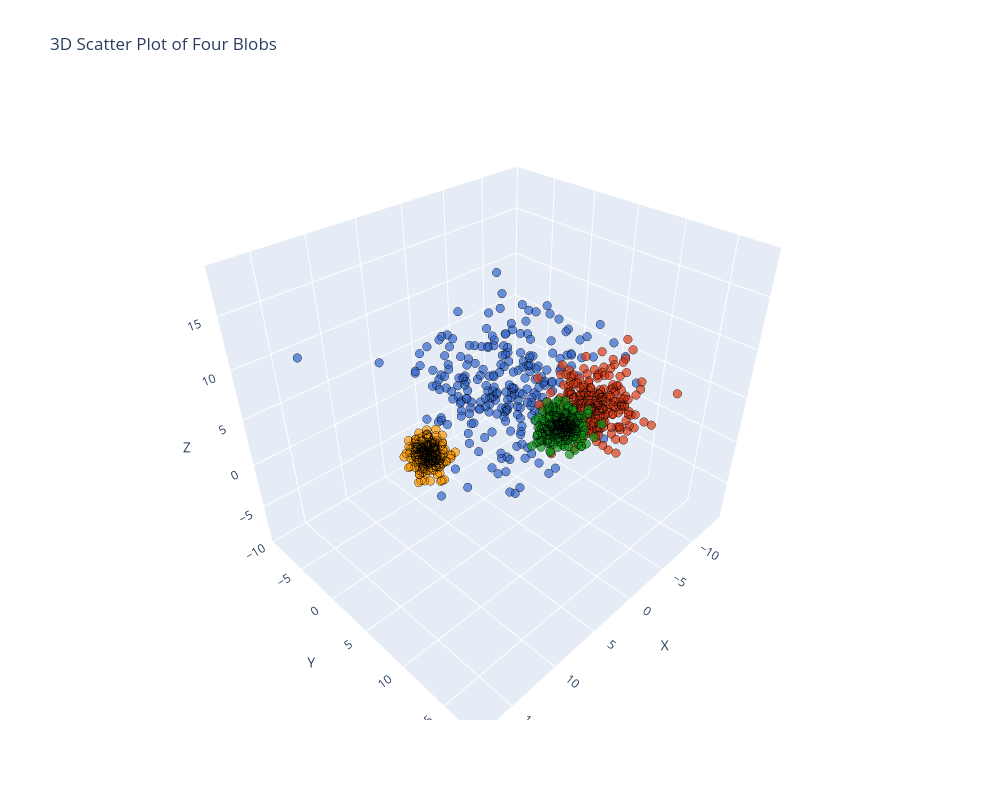

The cell this chart's notebook holds for it:
### Markdown cell above
# 🌐 Interactive 3D Data Visualization

### Code cell
# Create a DataFrame for Plotly
df = pd.DataFrame(X, columns=['X', 'Y', 'Z'])

# Create interactive 3D scatter plot
fig = px.scatter_3d(df, x='X', y='Y', z='Z', color=labels_.astype(str) ,  opacity=0.7,  color_discrete_sequence=px.colors.qualitative.G10, title="3D Scatter Plot of Four Blobs")

fig.update_traces(marker=dict(size=5, line=dict(width=1, color='black')), showlegend=False)
fig.update_layout(coloraxis_showscale=False, width=1000, height=800)  # Remove color bar, resize plot

fig.show()

### Figure 1 — Plotly figure (JSON) as saved in the notebook; plotly's stock layout.template omitted (floating-point values rounded to 4 significant figures; data arrays with more than 128 entries replaced by an {"elided": "..."} marker saying what was removed)
{"data": [{"hovertemplate": "color=3<br>X=%{x}<br>Y=%{y}<br>Z=%{z}<extra></extra>", "legendgroup": "3", "marker": {"color": "#3366CC", "line": {"color": "black", "width": 1}, "opacity": 0.7, "size": 5, "symbol": "circle"}, "mode": "markers", "name": "3", "scene": "scene", "showlegend": false, "type": "scatter3d", "x": {"elided": "250 float values"}, "y": {"elided": "250 float values"}, "z": {"elided": "250 float values"}}, {"hovertemplate": "color=2<br>X=%{x}<br>Y=%{y}<br>Z=%{z}<extra></extra>", "legendgroup": "2", "marker": {"color": "#DC3912", "line": {"color": "black", "width": 1}, "opacity": 0.7, "size": 5, "symbol": "circle"}, "mode": "markers", "name": "2", "scene": "scene", "showlegend": false, "type": "scatter3d", "x": {"elided": "250 float values"}, "y": {"elided": "250 float values"}, "z": {"elided": "250 float values"}}, {"hovertemplate": "color=0<br>X=%{x}<br>Y=%{y}<br>Z=%{z}<extra></extra>", "legendgroup": "0", "marker": {"color": "#FF9900", "line": {"color": "black", "width": 1}, "opacity": 0.7, "size": 5, "symbol": "circle"}, "mode": "markers", "name": "0", "scene": "scene", "showlegend": false, "type": "scatter3d", "x": {"elided": "250 float values"}, "y": {"elided": "250 float values"}, "z": {"elided": "250 float values"}}, {"hovertemplate": "color=1<br>X=%{x}<br>Y=%{y}<br>Z=%{z}<extra></extra>", "legendgroup": "1", "marker": {"color": "#109618", "line": {"color": "black", "width": 1}, "opacity": 0.7, "size": 5, "symbol": "circle"}, "mode": "markers", "name": "1", "scene": "scene", "showlegend": false, "type": "scatter3d", "x": {"elided": "250 float values"}, "y": {"elided": "250 float values"}, "z": {"elided": "250 float values"}}], "layout": {"coloraxis": {"showscale": false}, "height": 800, "legend": {"title": {"text": "color"}, "tracegroupgap": 0}, "scene": {"domain": {"x": [0, 1], "y": [0, 1]}, "xaxis": {"title": {"text": "X"}}, "yaxis": {"title": {"text": "Y"}}, "zaxis": {"title": {"text": "Z"}}}, "title": {"text": "3D Scatter Plot of Four Blobs"}, "width": 1000}}
